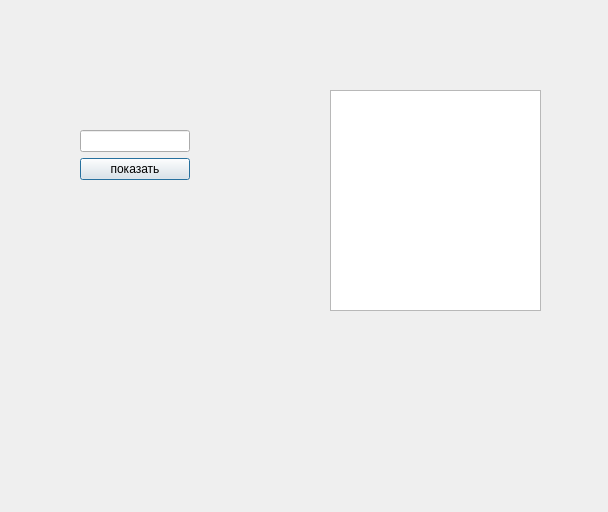
<?xml version="1.0" encoding="UTF-8"?>
<ui version="4.0">
 <class>WindowShowBus</class>
 <widget class="QDialog" name="WindowShowBus">
  <property name="geometry">
   <rect>
    <x>0</x>
    <y>0</y>
    <width>608</width>
    <height>512</height>
   </rect>
  </property>
  <property name="windowTitle">
   <string>Dialog</string>
  </property>
  <property name="autoFillBackground">
   <bool>false</bool>
  </property>
  <widget class="QTextEdit" name="textEdit">
   <property name="geometry">
    <rect>
     <x>330</x>
     <y>90</y>
     <width>211</width>
     <height>221</height>
    </rect>
   </property>
  </widget>
  <widget class="QWidget" name="">
   <property name="geometry">
    <rect>
     <x>80</x>
     <y>130</y>
     <width>110</width>
     <height>51</height>
    </rect>
   </property>
   <layout class="QVBoxLayout" name="verticalLayout">
    <item>
     <widget class="QLineEdit" name="line_"/>
    </item>
    <item>
     <widget class="QPushButton" name="show">
      <property name="text">
       <string>показать</string>
      </property>
     </widget>
    </item>
   </layout>
  </widget>
 </widget>
 <resources/>
 <connections/>
</ui>
